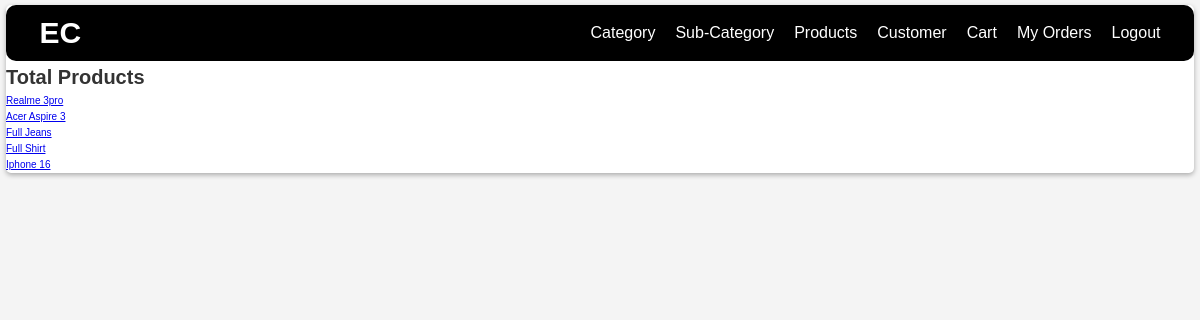
Page /products/ (signed in) on the earlier database version.
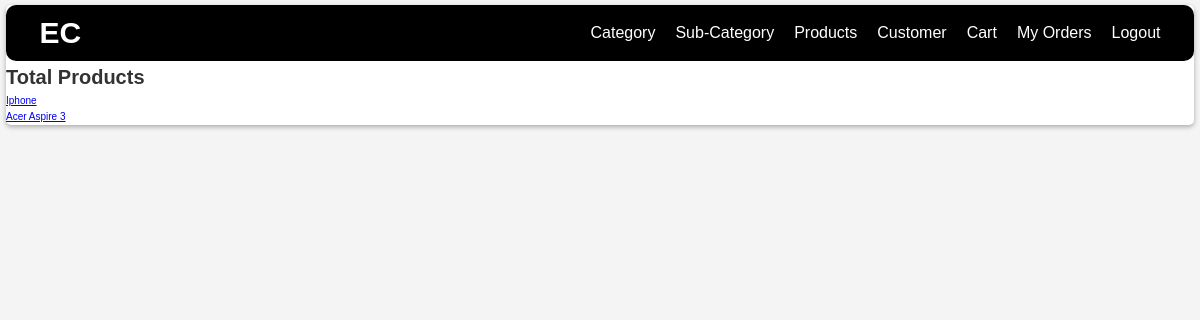
Same page on the later database version.
### base/models.py (models this page shows, shortened)
class Product(models.Model):
    STATUS_CHOICES = [
        ('In-Stock', 'In-Stock'),
        ('Out-of-Stock', 'Out-of-Stock'),
    ]
    category = models.ForeignKey(SubCategory, on_delete=models.CASCADE)
    product_id = models.CharField(max_length=10, unique=True, editable=False)
    name = models.CharField(max_length=30)
    product_image = models.ImageField(null=True, blank=True)
    price = models.FloatField()
    description = models.TextField(null=True)
    quantity = models.CharField(max_length=10, null=True, blank=True)
    stock = models.CharField(max_length=20, choices=STATUS_CHOICES, default="In-Stock")
    created_at = models.DateTimeField(auto_now_add=True)
    updated_at = models.DateTimeField(auto_now=True)
    deleted_at = models.DateTimeField(null=True, blank=True)

### base/views.py (the view)
# urls.py: path("products/", views.productsView, name="products"),
def productsView(request):
    page = "all_products"
    products = Product.objects.all()
    context = {"products":products, "page":page}
    return render(request, "base/product/products.html", context)

### base/templates/base/product/products.html
{% extends "main.html" %}
{% load static %}
{% block content %}
{% if page == "all_products" %}
    <div>
        <h1>Total Products</h1>
        {% for product in products %}
            <ul>
                <li><a href="{% url "product" product.id %}">{{product.name}}</a></li>
            </ul>
        {% endfor %}
    </div>
{% else %}
    <form method="POST" enctype="multipart/form-data">
        {% csrf_token %}
        {{ form.as_p }}
        <button type="submit">Create-Product</button>
    </form>
{% endif %}
{% endblock content %}

Differences in the rows shown:
removed Product: name "Realme 3pro"
removed Product: name "Full Jeans"
removed Product: name "Full Shirt"
removed Product: name "Iphone 16"
added Product: name "Iphone"
